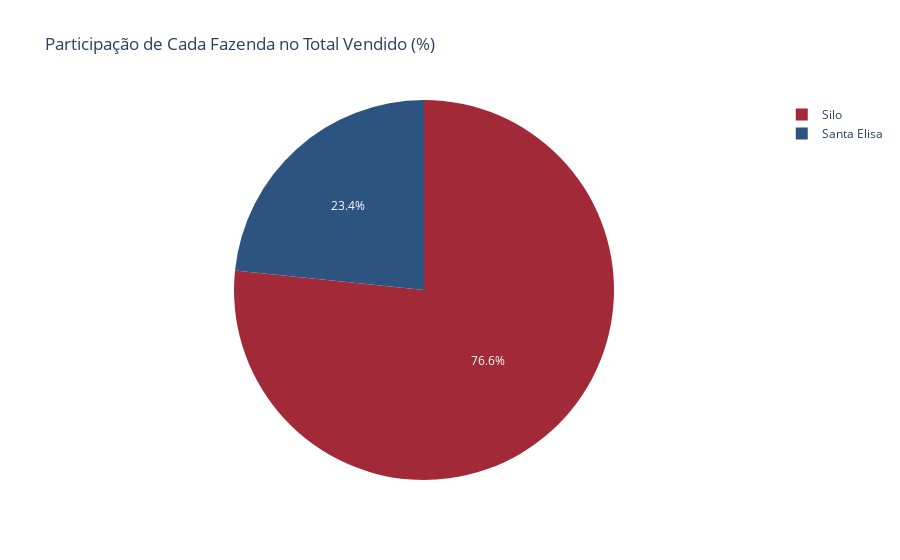

The code cell stored with this chart in its notebook:
### Code cell
# 006. Análise percentual de participação das fazendas no total vendido
df_total_faz = df_filtrado.groupby('fazenda')['total'].sum().reset_index()
df_total_faz['percentual'] = df_total_faz['total'] / df_total_faz['total'].sum() * 100

fig5 = px.pie(df_total_faz, names='fazenda', values='percentual', color='fazenda',
              title='Participação de Cada Fazenda no Total Vendido (%)')
fig5.show()

### Figure 1 — Plotly figure (JSON) as saved in the notebook; plotly's stock layout.template omitted (floating-point values rounded to 4 significant figures)
{"data": [{"customdata": [["Santa Elisa"], ["Silo"]], "domain": {"x": [0, 1], "y": [0, 1]}, "hovertemplate": "fazenda=%{customdata[0]}<br>percentual=%{value}<extra></extra>", "labels": ["Santa Elisa", "Silo"], "legendgroup": "", "marker": {"colors": ["#2d5480", "#a22938"]}, "name": "", "showlegend": true, "type": "pie", "values": [23.35, 76.65]}], "layout": {"legend": {"tracegroupgap": 0}, "title": {"text": "Participação de Cada Fazenda no Total Vendido (%)"}}}
